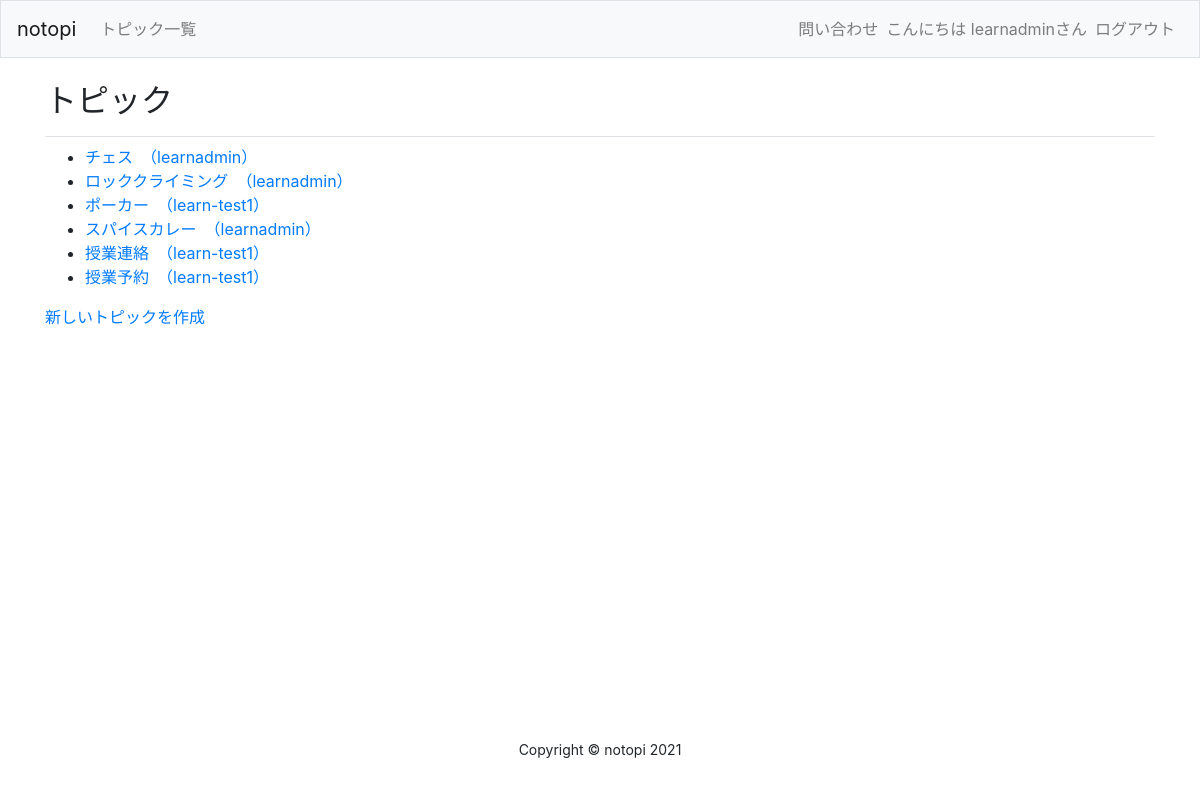
The app's page /topic/ (signed in) with its own data.
### learning_logs/models.py (models this page shows)
class Topic(models.Model):
	text = models.CharField(max_length=200)
	date_added = models.DateTimeField(auto_now_add=True)
	owner = models.ForeignKey(User, on_delete=models.CASCADE)
	def __str__(self):
		return self.text

### learning_logs/views.py (the view)
# urls.py: path('topic/', views.topic, name='topic'),
def topic(request):
	topics = Topic.objects.order_by('date_added')
	context = {'topic': topics}
	return render(request, 'learning_logs/topic.html', context)

### learning_logs/templates/learning_logs/topic.html
{% extends "learning_logs/base.html" %}
{% block page_header %}
	<h2>トピック</h2>
{% endblock page_header %}
{% block content %}
	<ul>
		{% for t in topic %}
			<li>
				<a href="{% url 'learning_logs:topic_child' t.id %}">{{t}}　<span>（{{ t.owner }}）</span></a>
			</li>
		{% empty %}
			<li>トピックはまだ作成されていません。</li>
		{% endfor %}
	</ul>
	<a href="{% url 'learning_logs:new_topic' %}">新しいトピックを作成</a>
{% endblock content%}

### learning_logs/templates/learning_logs/base.html (shortened to what this page needs)
{% load bootstrap4 %}
{% load static %}
<!DOCTYPE html>
<html lang="ja">
<head>
	{% bootstrap_css %}
	<link rel="stylesheet" type="text/css" href="{% static 'css/mystyle.css'%}">
</head>
<body>
	<div id="wrapper">
	<nav class="navbar navbar-expand-md navbar-light bg-light mb-4 border">
		<a class="navbar-brand" href="{% url 'learning_logs:index'%}">notopi</a>
		<div class="collapse navbar-collapse" id="navbarCollapse">
		<ul class="navbar-nav mr-auto">
			<li class="nav-item">
			<a class="nav-link" href="{% url 'learning_logs:topic'%}">トピック一覧</a></li>
		</ul>
		<ul class="navbar-nav ml-auto">
			<li class="nav-item">
				<a class="nav-link" href="{% url 'learning_logs:inquiry' %}">問い合わせ</a>
			</li>
			{% if user.is_authenticated %}
			<li class="nav-item">
				<span class="navbar-text">こんにちは {{ user.username }}さん</span>
			</li>
			<li class="nav-item">
				<a class="nav-link" href="{% url 'users:logout' %}">ログアウト</a>
			</li>
			{% else %}
			<li class="nav-item">
				<a class="nav-link" href="{% url 'users:register' %}">ユーザー登録</a>
			</li>
			<li class="nav-item">
				<a class="nav-link" href="{% url 'users:login' %}">ログイン</a></li>
			{% endif %}
		</ul>
		</div>
	</nav>
	<main role="main" class="container">
		<div class="pb-2 mb-2 border-bottom">
		{% block page_header %}{% endblock page_header %}
		</div>
		<div>
		{% block content %}{% endblock content %}
		</div>
	</main>
	<footer>
		<div class="container">
			<p class="m-0 text-center small">Copyright &copy; notopi 2021</p>
		</div>
	</footer>
</div>
</body>
</html>

### static/css/mystyle.css (style rules this page uses)
body, #wrapper { display: flex; flex-direction: column; min-height: 95vh; }
footer { margin-top: auto; }

### records on screen
Topic: text "チェス", owner "learnadmin"
Topic: text "ロッククライミング", owner "learnadmin"
Topic: text "ポーカー", owner "learn-test1"
Topic: text "スパイスカレー", owner "learnadmin"
Topic: text "授業連絡", owner "learn-test1"
Topic: text "授業予約", owner "learn-test1"

### other values on screen
{{ user.username }} "learnadmin"
